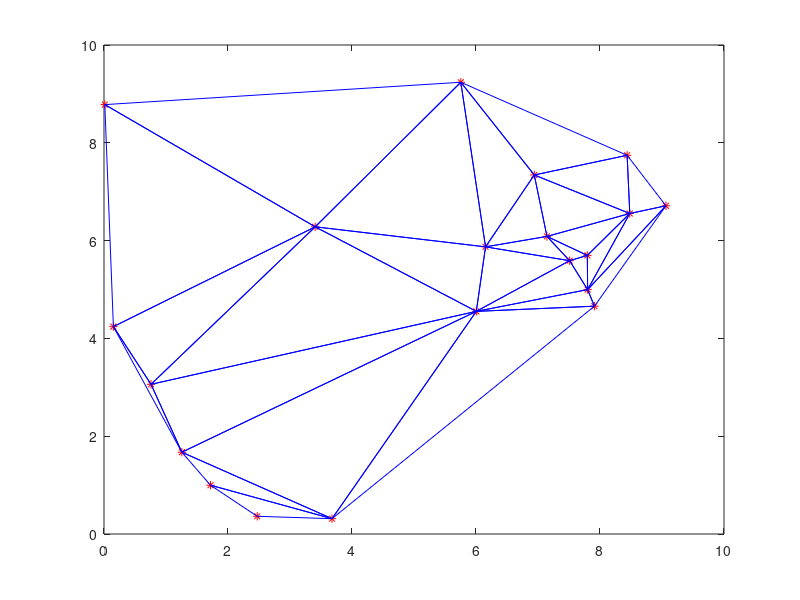

Write MATLAB code to recreate this figure.
number = 20;
x = 10 * rand(1, number);
y = 10 * rand(1, number);

tri = delaunay(x, y);

hold on;
plot(x, y, 'r*');
for ii = 1 : size(tri, 1)
    plot([x(tri(ii, 1)) x(tri(ii, 2))], [y(tri(ii, 1)) y(tri(ii, 2))], 'b');
    plot([x(tri(ii, 2)) x(tri(ii, 3))], [y(tri(ii, 2)) y(tri(ii, 3))], 'b');
    plot([x(tri(ii, 3)) x(tri(ii, 1))], [y(tri(ii, 3)) y(tri(ii, 1))], 'b');
end
set(gca, 'box', 'on');
print(gcf, '-dpng', 'delaunary.png');

